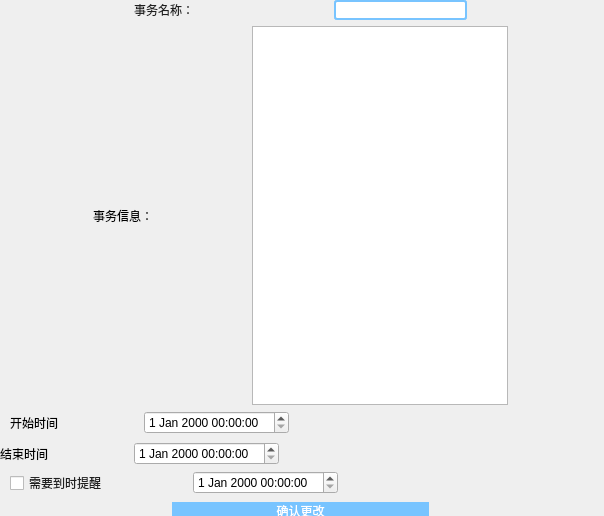
<?xml version="1.0" encoding="UTF-8"?>
<ui version="4.0">
 <class>EditScheTask</class>
 <widget class="QDialog" name="EditScheTask">
  <property name="geometry">
   <rect>
    <x>0</x>
    <y>0</y>
    <width>604</width>
    <height>516</height>
   </rect>
  </property>
  <property name="windowTitle">
   <string>修改事务信息</string>
  </property>
  <widget class="QWidget" name="verticalLayoutWidget">
   <property name="geometry">
    <rect>
     <x>0</x>
     <y>0</y>
     <width>601</width>
     <height>521</height>
    </rect>
   </property>
   <layout class="QVBoxLayout" name="verticalLayout" stretch="6,0,6,6,6,8">
    <property name="sizeConstraint">
     <enum>QLayout::SetDefaultConstraint</enum>
    </property>
    <item>
     <layout class="QHBoxLayout" name="horizontalLayout_7">
      <item>
       <spacer name="horizontalSpacer_8">
        <property name="orientation">
         <enum>Qt::Horizontal</enum>
        </property>
        <property name="sizeHint" stdset="0">
         <size>
          <width>40</width>
          <height>20</height>
         </size>
        </property>
       </spacer>
      </item>
      <item>
       <widget class="QLabel" name="label_task_name">
        <property name="styleSheet">
         <string notr="true">font: 25 11pt '宋体';
color: rgb(31,31,31);</string>
        </property>
        <property name="text">
         <string>事务名称：</string>
        </property>
        <property name="alignment">
         <set>Qt::AlignCenter</set>
        </property>
       </widget>
      </item>
      <item>
       <spacer name="horizontalSpacer_11">
        <property name="orientation">
         <enum>Qt::Horizontal</enum>
        </property>
        <property name="sizeHint" stdset="0">
         <size>
          <width>40</width>
          <height>20</height>
         </size>
        </property>
       </spacer>
      </item>
      <item>
       <widget class="QLineEdit" name="input_task_name">
        <property name="styleSheet">
         <string notr="true">font: 25 13pt '微软雅黑';
color: rgb(31,31,31);
padding-left:20px;
background-color: rgb(255, 255, 255);
border:2px solid rgb(120,196,255);
border-radius:3px;</string>
        </property>
       </widget>
      </item>
      <item>
       <spacer name="horizontalSpacer_12">
        <property name="orientation">
         <enum>Qt::Horizontal</enum>
        </property>
        <property name="sizeHint" stdset="0">
         <size>
          <width>40</width>
          <height>20</height>
         </size>
        </property>
       </spacer>
      </item>
     </layout>
    </item>
    <item>
     <layout class="QHBoxLayout" name="horizontalLayout_3">
      <item>
       <spacer name="horizontalSpacer_2">
        <property name="orientation">
         <enum>Qt::Horizontal</enum>
        </property>
        <property name="sizeHint" stdset="0">
         <size>
          <width>40</width>
          <height>20</height>
         </size>
        </property>
       </spacer>
      </item>
      <item>
       <widget class="QLabel" name="label_2">
        <property name="text">
         <string>事务信息：</string>
        </property>
       </widget>
      </item>
      <item>
       <spacer name="horizontalSpacer_9">
        <property name="orientation">
         <enum>Qt::Horizontal</enum>
        </property>
        <property name="sizeHint" stdset="0">
         <size>
          <width>40</width>
          <height>20</height>
         </size>
        </property>
       </spacer>
      </item>
      <item>
       <widget class="QTextEdit" name="input_comment"/>
      </item>
      <item>
       <spacer name="horizontalSpacer_10">
        <property name="orientation">
         <enum>Qt::Horizontal</enum>
        </property>
        <property name="sizeHint" stdset="0">
         <size>
          <width>40</width>
          <height>20</height>
         </size>
        </property>
       </spacer>
      </item>
     </layout>
    </item>
    <item>
     <layout class="QHBoxLayout" name="ymd_layout" stretch="0,0,0,0">
      <property name="leftMargin">
       <number>10</number>
      </property>
      <property name="bottomMargin">
       <number>2</number>
      </property>
      <item>
       <widget class="QLabel" name="label">
        <property name="text">
         <string>开始时间</string>
        </property>
       </widget>
      </item>
      <item>
       <spacer name="horizontalSpacer_4">
        <property name="orientation">
         <enum>Qt::Horizontal</enum>
        </property>
        <property name="sizeType">
         <enum>QSizePolicy::Preferred</enum>
        </property>
        <property name="sizeHint" stdset="0">
         <size>
          <width>80</width>
          <height>20</height>
         </size>
        </property>
       </spacer>
      </item>
      <item>
       <widget class="QDateTimeEdit" name="datetime_start">
        <property name="minimumDateTime">
         <datetime>
          <hour>0</hour>
          <minute>0</minute>
          <second>0</second>
          <year>1759</year>
          <month>9</month>
          <day>14</day>
         </datetime>
        </property>
       </widget>
      </item>
      <item>
       <spacer name="horizontalSpacer_7">
        <property name="orientation">
         <enum>Qt::Horizontal</enum>
        </property>
        <property name="sizeHint" stdset="0">
         <size>
          <width>40</width>
          <height>20</height>
         </size>
        </property>
       </spacer>
      </item>
     </layout>
    </item>
    <item>
     <layout class="QHBoxLayout" name="horizontalLayout">
      <item>
       <widget class="QLabel" name="label_3">
        <property name="text">
         <string>结束时间</string>
        </property>
       </widget>
      </item>
      <item>
       <spacer name="horizontalSpacer_14">
        <property name="orientation">
         <enum>Qt::Horizontal</enum>
        </property>
        <property name="sizeType">
         <enum>QSizePolicy::Preferred</enum>
        </property>
        <property name="sizeHint" stdset="0">
         <size>
          <width>80</width>
          <height>20</height>
         </size>
        </property>
       </spacer>
      </item>
      <item>
       <widget class="QDateTimeEdit" name="datetime_end">
        <property name="minimumDateTime">
         <datetime>
          <hour>0</hour>
          <minute>0</minute>
          <second>0</second>
          <year>1759</year>
          <month>9</month>
          <day>14</day>
         </datetime>
        </property>
       </widget>
      </item>
      <item>
       <spacer name="horizontalSpacer_13">
        <property name="orientation">
         <enum>Qt::Horizontal</enum>
        </property>
        <property name="sizeHint" stdset="0">
         <size>
          <width>40</width>
          <height>20</height>
         </size>
        </property>
       </spacer>
      </item>
     </layout>
    </item>
    <item>
     <layout class="QHBoxLayout" name="horizontalLayout_11" stretch="0,0,0,0">
      <property name="leftMargin">
       <number>10</number>
      </property>
      <item>
       <widget class="QCheckBox" name="chkbox_have_reminder">
        <property name="styleSheet">
         <string notr="true">font: 25 11pt '宋体';
color: rgb(31,31,31);</string>
        </property>
        <property name="text">
         <string>需要到时提醒</string>
        </property>
       </widget>
      </item>
      <item>
       <spacer name="horizontalSpacer_5">
        <property name="orientation">
         <enum>Qt::Horizontal</enum>
        </property>
        <property name="sizeType">
         <enum>QSizePolicy::Preferred</enum>
        </property>
        <property name="sizeHint" stdset="0">
         <size>
          <width>80</width>
          <height>20</height>
         </size>
        </property>
       </spacer>
      </item>
      <item>
       <widget class="QDateTimeEdit" name="datetime_reminder"/>
      </item>
      <item>
       <spacer name="horizontalSpacer_6">
        <property name="orientation">
         <enum>Qt::Horizontal</enum>
        </property>
        <property name="sizeHint" stdset="0">
         <size>
          <width>40</width>
          <height>20</height>
         </size>
        </property>
       </spacer>
      </item>
     </layout>
    </item>
    <item>
     <layout class="QHBoxLayout" name="horizontalLayout_4" stretch="2,3,2">
      <item>
       <spacer name="horizontalSpacer">
        <property name="orientation">
         <enum>Qt::Horizontal</enum>
        </property>
        <property name="sizeHint" stdset="0">
         <size>
          <width>40</width>
          <height>20</height>
         </size>
        </property>
       </spacer>
      </item>
      <item>
       <widget class="QPushButton" name="btn_create">
        <property name="styleSheet">
         <string notr="true">QPushButton{
font: 25 14pt '微软雅黑';
color: rgb(255,255,255);
background-color: rgb(120,196,255);
border: none;border-radius:15px;
}
QPushButton:hover{
background-color: rgb(22,218,208);
}
QPushButton:pressed{
background-color: rgb(17,171,164);}
</string>
        </property>
        <property name="text">
         <string>确认更改</string>
        </property>
       </widget>
      </item>
      <item>
       <spacer name="horizontalSpacer_3">
        <property name="orientation">
         <enum>Qt::Horizontal</enum>
        </property>
        <property name="sizeHint" stdset="0">
         <size>
          <width>40</width>
          <height>20</height>
         </size>
        </property>
       </spacer>
      </item>
     </layout>
    </item>
   </layout>
  </widget>
 </widget>
 <resources/>
 <connections/>
</ui>
